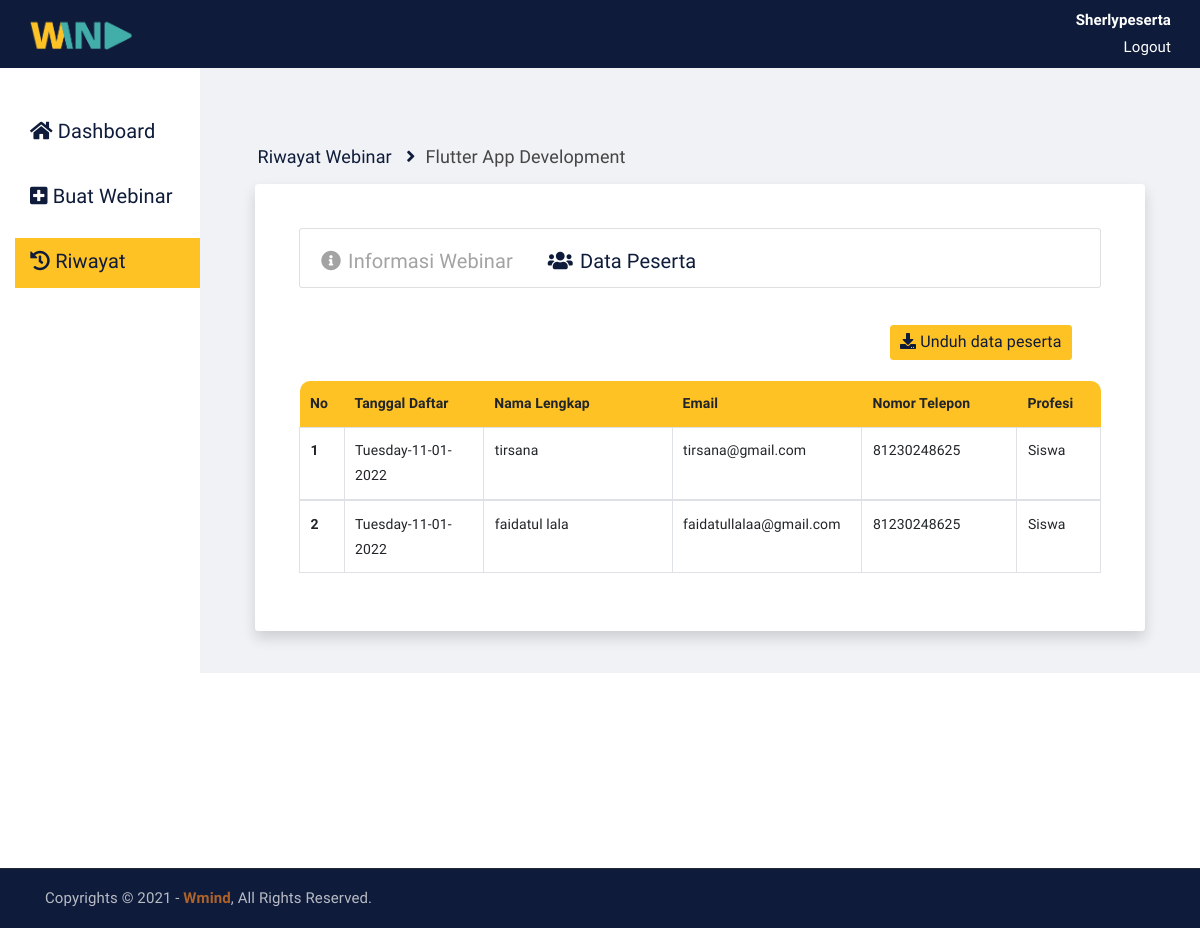
The app's page /data-peserta-eo.php?id_webinar=24 (signed in) with its own data.
### tables this page shows
CREATE TABLE `tb_daftar_peserta` (
  `id_peserta` int(11) NOT NULL,
  `id_webinar_session` int(11) NOT NULL,
  `id_author` int(11) NOT NULL,
  `id_author_eo` int(11) NOT NULL,
  `tgl_daftar` varchar(225) DEFAULT NULL,
  `nama_peserta` varchar(225) NOT NULL,
  `email_peserta` varchar(225) NOT NULL,
  `notelp_peserta` bigint(100) NOT NULL,
  `profesi_peserta` varchar(50) NOT NULL
);

### data-peserta-eo.php (the view, shortened to what this page needs)
<!DOCTYPE html>
<html lang="en">
<head>
	<link rel="stylesheet" href="assets/css/all.min.css">
	<link rel="stylesheet" href="assets/bootstrap/css/bootstrap.min.css">
	<link rel="stylesheet" href="assets/css/owl.carousel.css">
	<link rel="stylesheet" href="assets/css/magnific-popup.css">
	<link rel="stylesheet" href="assets/css/animate.css">
	<link rel="stylesheet" href="assets/css/meanmenu.min.css">
	<link rel="stylesheet" href="assets/css/main.css">
	<link rel="stylesheet" href="assets/css/css_sherly.css">
	<link rel="stylesheet" href="assets/css/responsive.css">
</head>
<body>
    <nav class="navbar navBarEo">
        <div class="container-fluid navBarEo">
            <a class="navbar-brand" href="index.php">
                <img src="assets/img/logo_transparan.png" style="width: 70%" alt="">
            </a>
            <div class="navBarUsername">
				<p class="panggilUsername"><?php echo "<b>".$_SESSION['username']."</b><br>"; ?></p>
				<a class="txtLogout" href="logout.php">Logout</a>
			</div>
        </div>
    </nav>
	<div class="container-fluid">
		<div class="row" >
			<div class="col-md-2 colKiri">
				<div class="sidebarEo">
				    <ul style='list-style-type: none;'>
						<li class="listMenu" >
							<a class="pilihanMenu" href="dashboard-eo.php"><i class="fas fa-home"></i> Dashboard</a>
						</li>
						<li class="listMenu">
							<a class="pilihanMenu" href="buat-webinar-eo
							.php"><i class="fas fa-plus-square"></i> Buat Webinar</a>
						</li>
						<li class="listMenu active ">
							<a class="pilihanMenu" href="riwayat-webinar-eo.php"><i class="fas fa-history" ></i> Riwayat</a>
						</li>
					</ul>
				</div>
			</div>
			<div class="col-md-10" style="background-color: #F0F2F5; height: 100%;">
				<div class="cardDashboard">
					<div class="card detailRiwayat">
						<div class="card-body row petunjukDetail">
							<h6 class="card-title"><a href="riwayat-webinar-eo.php">Riwayat Webinar </a><i class="fas fa-angle-right ikonAngleRight" ></i></h6>
							<h6 class="card-title active">
								<?php
									$title = $_SESSION['judul_webinar'];
									$new = [];
									if($new) {
										$new = implode(" ", $new);
										print_r($new); echo '...';
									}
									else {
										print_r($title);
									}
								?>
							</h6>
						</div>
					</div>
					<div class="card shadow p-3 mb-5 bg-white rounded" style="width: 100%; border: none; border-radius: 6px; ">
						<div class="card-body" style="margin: 20px; padding: 10px;" >
							<div class="d-flex justify-content-center ">
								<div class="card cardPilihanDetail">
									<nav class="navbar navbar-expand-lg">
										<div class="collapse navbar-collapse" >
											<div class="navbar-nav">
												<a class="nav-item nav-link navLinkDetail mr-2 " href="detail-webinar-eo.php?id_webinar=<?php echo $_SESSION['id_webinar']; ?>" ><i class="fas fa-info-circle mr-2"></i>Informasi Webinar</a>
												<a class="nav-item nav-link navLinkDetail ml-3 active" href="data-peserta-eo.php?id_webinar=<?php echo $_SESSION['id_webinar']; ?>"><i class="fas fa-users mr-2"></i>Data Peserta</a>
											</div>
										</div>
									</nav>
								</div>
							</div>
							<div class="navbar">
								<div class="container d-flex justify-content-end mb-3 ">
                                    <a href="#" class="btn btn-dark unduhDataPeserta"><i class="fas fa-download"></i> Unduh data peserta</a>
                                </div>
							</div>
                            <table class="table table-bordered tabelRiwayat" >
								<thead>
									<tr class="tabelThead">
										<th scope="col" style="border-top-left-radius: 10px; border: none; width: 50px">No</th>
										<th scope="col" style="border: none; width: 200px">Tanggal Daftar</th>
										<th scope="col" style="border: none; width: 300px">Nama Lengkap</th>
										<th scope="col" style="border: none; width: 200px ">Email</th>
                                        <th scope="col" style="border: none; width: 200px ">Nomor Telepon</th>
										<th scope="col" style="border-top-right-radius: 10px; border: none; width: 100px;">Profesi</th>
									</tr>
								</thead>
									<?php
										include "koneksi.php";
										$id_webinar_session=$_SESSION['id_webinar'];
										$no=1;
										$cari = $_POST['inputCari'];
										if($cari != ''){
											$select= mysqli_query($koneksi, "SELECT * FROM tb_daftar_peserta WHERE id_webinar_session='$id_webinar_session' AND nama_peserta LIKE '%".$cari."%' OR profesi_peserta LIKE '%".$cari."%' ");
										}else{
											$select= mysqli_query($koneksi, "SELECT * FROM tb_daftar_peserta WHERE id_webinar_session='$id_webinar_session' ");
										}
										if(mysqli_num_rows($select)){
											while ($data=mysqli_fetch_array ($select)){
									?>
								<tbody>
									<tr>
										<th><?php echo $no++;?></th>
										<td style="text-transform: capitalize;"><?php echo $data['tgl_daftar'];?> </td>
										<td><?php echo $data['nama_peserta'];?> </td>
                                        <td><?php echo $data['email_peserta'];?> </td>
                                        <td><?php echo $data['notelp_peserta'];?> </td>
										<td><?php echo $data['profesi_peserta'];?> </td>
									</tr>
								</tbody>
								<?php } } else{
										echo '<tr class="align-middle"><td colspan="5">Tidak ada data</td></tr>';
									}?>
							</table>
						</div>
					</div>
				</div>
			</div>
		</div>
	</div>
	<div class="copyright" style="background-color: #0E1B3A">
		<div class="container">
			<div class="row">
				<div class="col-lg-6 col-md-12">
					<p>Copyrights &copy; 2021 - <a href="https://imransdesign.com/">Wmind</a>,  All Rights Reserved.</p>
				</div>
			</div>
		</div>
	</div>
</body>
</html>

### assets/css/main.css (style rules this page uses)
html { font-size: 14px; font-weight: 400; line-height: 28px; height: 100%; }
body { font-family: 'Lexend Deca', sans-serif; font-weight: 400; font-size: 1rem; letter-spacing: 0.1px; line-height: 1.8; color: #051922; overflow-x: hidden; }
body img { max-width: 100%; }
a { cursor: pointer; text-decoration: none; -webkit-transition: all 0.2s ease-in-out; -o-transition: all 0.2s ease-in-out; transition: all 0.2s ease-in-out; }
h1, .h1, h2, .h2, h3, .h3, h4, .h4, h5, .h5, h6, .h6 { font-family: 'Lexend Deca', sans-serif; font-weight: 700; margin: 0 0 1.25rem 0; color: #051922; }
h1:last-child, .h1:last-child, h2:last-child, .h2:last-child, h3:last-child, .h3:last-child, h4:last-child, .h4:last-child, h5:last-child, .h5:last-child, h6:last-child, .h6:last-child { margin: 0; }
h6, .h6 { font-size: 1rem; font-weight: 700; line-height: 1.5rem; }
p { font-family: 'Lexend Deca', sans-serif; font-weight: 400; font-size: 1rem; letter-spacing: 0.1px; line-height: 1.8; color: #051922; margin: 0 0 1.25rem 0; }
p:last-child { margin: 0; }
a.navbar-brand img { max-width: 150px; }
.copyright { background-color: #051922; border-top: 1px solid #232a35; }
.copyright p { margin: 0; color: #fff; opacity: 0.7; padding: 16px 0; font-size: 15px; }
.copyright a { color: #F28123; font-weight: 700; }
a.navbar-brand { -webkit-transition: 0.3s; -o-transition: 0.3s; transition: 0.3s; }
html, body { height: 100%; }
thead { border-bottom: 1px solid #eee; }

### assets/css/css_sherly.css (style rules this page uses)
.navBarEo { background-color: #0E1B3A; }
.navBarUsername { text-align: right; }
.panggilUsername { color: white; font-family: 'Lexend Deca', sans-serif; font-size: 15px; margin-bottom: 0px; text-transform: capitalize; }
.txtLogout { color: white; font-family: 'Lexend Deca', sans-serif; font-size: 15px; font-weight: 200; }
.colKiri { height: 800px; background-color: white; width: 300px; }
.sidebarEo { padding-top: 40px; margin-left: -20px; width: 400px; }
.sidebarEo ul li.active { background-color: #FFC224 ; color: white !important; }
.listMenu { margin-left: -20px; padding-top: 5px; padding-bottom: 5px; padding-right: 5px; padding-left: 5px; width: 200px; height: 50px; font-family: 'Lexend Deca', sans-serif; font-size: 20px; cursor: pointer; }
.pilihanMenu { margin-left: 10px; color: #0E1B3A; }
.cardDashboard { margin: 40px; }
.tempatGambarPoster .textRekom, h6 { font-size: 15px; color: #0E1B3A; font-weight: normal; text-align: center; padding: 10px; }
.tabelRiwayat { border: none; }
.tabelThead { background-color: #FFC224; border: none; }
.detailRiwayat { margin-bottom: 20px; margin-top: 50px; background: transparent; border: none; }
.petunjukDetail h6 { font-size: 18px; margin-bottom: -30px; margin-left: -10px; }
.petunjukDetail h6 a { color: #0E1B3A; }
.petunjukDetail h6.active { text-transform: capitalize; color: #454545; }
.ikonAngleRight { color: #0E1B3A; margin-left: 10px; }
.cardPilihanDetail { margin-bottom: 30px; width: 100%; height: 60px; }
.navLinkDetail { font-size: 20px; color: #A3A3A3; }
.navLinkDetail.active { color: #0E1B3A; }
.unduhDataPeserta { font-size: 16px; color: #0E1B3A; border: none; background-color: #FFC224; align-content: flex-end; }

### records on screen
tb_daftar_peserta: tgl_daftar "Tuesday-11-01-2022", nama_peserta "tirsana", email_peserta "tirsana@gmail.com", notelp_peserta "81230248625", profesi_peserta "Siswa"
tb_daftar_peserta: tgl_daftar "Tuesday-11-01-2022", nama_peserta "faidatul lala", email_peserta "faidatullalaa@gmail.com", notelp_peserta "81230248625", profesi_peserta "Siswa"

### other values on screen
$_SESSION['username'] "Sherlypeserta"
